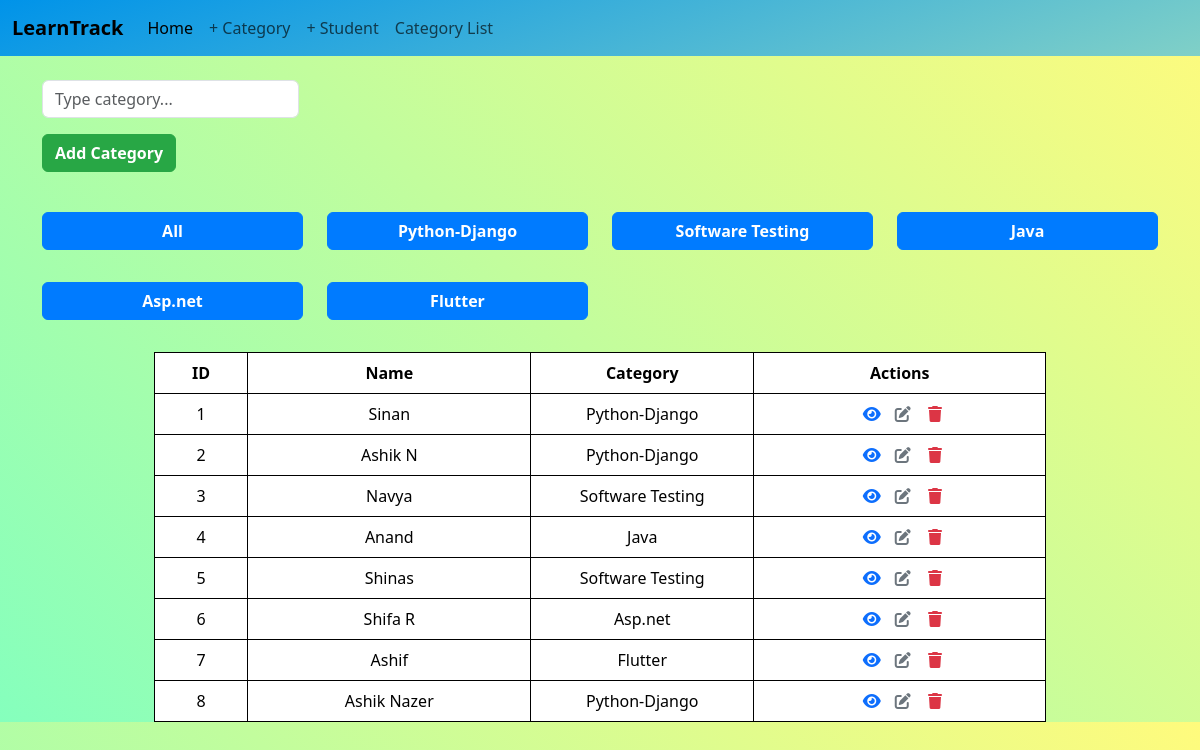
Before: / with the older database file.
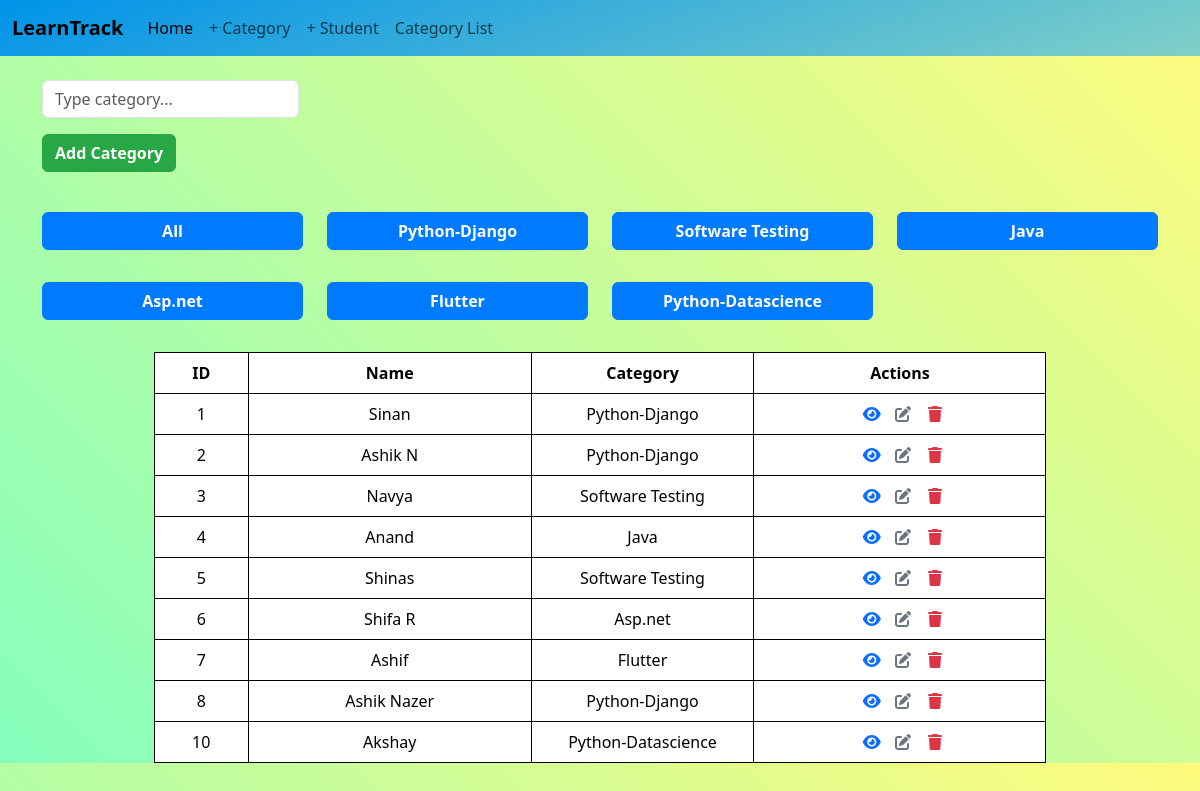
After: the same page with the newer database file.
### StudentHub/models.py (models this page shows, shortened)
class Category(models.Model):
    category_name = models.CharField(max_length=200, unique=True)
    created_date = models.DateTimeField(auto_now_add=True)
    updated_date = models.DateTimeField(auto_now=True)
    is_active = models.BooleanField(default=True)

class Student(models.Model):
    student_name = models.CharField(max_length=200)
    category_name = models.ForeignKey(Category, on_delete=models.CASCADE, related_name="category")
    gender=models.CharField(max_length=20, null=True)
    age=models.IntegerField(null=True)
    place = models.CharField(max_length=200)
    mobile_number = models.CharField(max_length=200)
    email = models.CharField(max_length=200)
    qualification = models.CharField(max_length=200)
    created_date = models.DateTimeField(auto_now_add=True)
    updated_date = models.DateTimeField(auto_now=True)
    is_active = models.BooleanField(default=True)

### StudentHub/views.py (the view, shortened to what this page needs)
# urls.py: 2. Add a URL to urlpatterns:  path('', Home.as_view(), name='home')
class Home(View):
    def get(self, request, *args, **kwargs):
        cat_form = CategoryForm()
        categories = Category.objects.all()
        students = Student.objects.all()
        return render(request, "index.html", {"categories": categories, "students": students, 'cat_form': cat_form})

### StudentHub/forms.py
class CategoryForm(forms.ModelForm):
    category_name = forms.CharField(label="", widget=forms.TextInput(attrs={'class': 'form-control mb-3'}))
    class Meta:
        model = Category
        fields = ["id", "category_name"]
        widgets = {
            "category_name": forms.TextInput(attrs={'class': 'form-control mb-3', 'placeholder': 'Type category...'}),
        }

### StudentHub/templates/index.html (shortened to what this page needs)
<!DOCTYPE html>
{% load static %}
<html lang="en">
<head>
  <link href="https://cdn.jsdelivr.net/npm/bootstrap@5.3.3/dist/css/bootstrap.min.css" rel="stylesheet"
>
  <link rel="stylesheet" href="{% static 'css/index.css' %}">
</head>
<body>
  <nav class="navbar navbar-expand-lg bg-body-tertiary">
    <div class="container-fluid">
      <a class="navbar-brand fw-bolder" href="#">LearnTrack</a>
      <div class="collapse navbar-collapse" id="navbarSupportedContent">
        <ul class="navbar-nav me-auto mb-2 mb-lg-0">
          <li class="nav-item">
            <a class="nav-link active" aria-current="page" href="{% url 'home' %}">Home</a>
          </li>
          <li class="nav-item">
            <a class="nav-link" href="{% url 'category-add' %}">+ Category</a>
          </li>
          <li class="nav-item">
            <a class="nav-link" href="{% url 'student-add' %}">+ Student</a>
          </li>
          <li class="nav-item">
            <a class="nav-link" href="{% url 'category-list' %}">Category List</a>
          </li>
        </ul>
      </div>
    </div>
  </nav>
  <div class="container">
    <div class="d-flex my-4">
      <form action="" method="post">
        <div class="mb-3">
          <input type="text" name="category_name" class="form-control" id="id_category_name"
            placeholder="Type category...">
        </div>
        <button type="submit" class="btn btn-custom fw-bolder">Add Category</button>
      </form>
    </div>
    <div class="row my-3">
      <div class="col-3 my-3">
        <form action="" method="post">
          <button type="submit" class="btn btn-primary-custom w-100 fw-bolder" name="category" value="all">All</button>
        </form>
      </div>
      {% for cat in categories %}
      <div class="col-3 my-3">
        <form action="" method="post">
          <button type="submit" class="btn btn-primary-custom w-100 fw-bolder" name="category"
            value="{{cat.id}}">{{cat.category_name}}</button>
        </form>
      </div>
      {% endfor %}
    </div>
    <div>
      <table class="table border border-secondary table-custom">
        <thead>
          <tr>
            <th>ID</th>
            <th>Name</th>
            <th>Category</th>
            <th>Actions</th>
          </tr>
        </thead>
        <tbody>
          {% for stu in students %}
          <tr>
            <td>{{stu.id}}</td>
            <td>{{stu.student_name}}</td>
            <td class="w-25">{{stu.category_name.category_name}}</td>
            <td>
              <a href="{% url 'student-detail' stu.id %}" class="text-decoration-none text-primary fw-bolder mx-2"><i
                  class="fas fa-eye fa-icon text-primary"></i></a>
              <a href="{% url 'student-edit' stu.id %}" class="text-decoration-none text-secondary pe-2 fw-bolder"><i
                  class="fas fa-pen-to-square fa-icon text-secondary"></i></a>
              <a href="{% url 'student-delete' stu.id %}" class="text-decoration-none text-danger fw-bolder"><i
                  class="fa-sharp fa-solid fa-trash p-1 text-danger"></i></a>
            </td>
          </tr>
          {% endfor %}
        </tbody>
      </table>
    </div>
  </div>
</body>
</html>

### StudentHub/static/css/index.css (style rules this page uses)
.navbar { background-color: #0093E9; background-image: linear-gradient(160deg, #0093E9 0%, #80D0C7 100%); }
body { background-color: #85FFBD; background-image: linear-gradient(45deg, #85FFBD 0%, #FFFB7D 100%); }
table, th, td { border: 1px solid black; text-align: center; }
.table-custom { width: 80%; margin: 0 auto; }
.btn-custom { background-color: #28a745; border-color: #28a745; color: white; font-weight: bold; transition: background-color 0.3s ease, transform 0.3s ease; }
.btn-primary-custom { background-color: #007bff; border-color: #007bff; color: white; font-weight: bold; transition: background-color 0.3s ease, transform 0.3s ease; }
.fa-icon { padding: 1px; }

Changed rows visible on the page:
added Category: {{ cat.id }} 6 (drawn), category_name "Python-Datascience"
added Student: id "10", student_name "Akshay", category_name.category_name "Python-Datascience"
